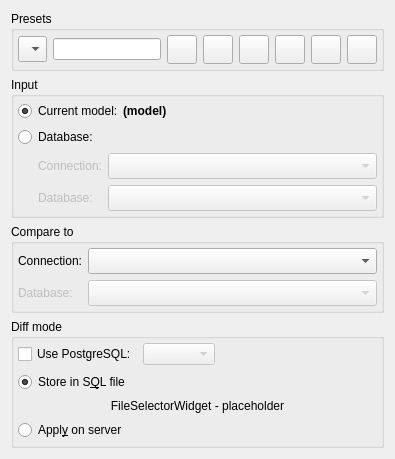
            <widget class="QWidget" name="layoutWidget">
             <layout class="QVBoxLayout" name="verticalLayout_6">
              <item>
               <widget class="QGroupBox" name="presets_gb">
                <property name="sizePolicy">
                 <sizepolicy hsizetype="Expanding" vsizetype="Preferred">
                  <horstretch>0</horstretch>
                  <verstretch>0</verstretch>
                 </sizepolicy>
                </property>
                <property name="minimumSize">
                 <size>
                  <width>0</width>
                  <height>0</height>
                 </size>
                </property>
                <property name="title">
                 <string>Presets</string>
                </property>
                <property name="flat">
                 <bool>false</bool>
                </property>
                <property name="checkable">
                 <bool>false</bool>
                </property>
                <layout class="QVBoxLayout" name="verticalLayout_8">
                 <property name="leftMargin">
                  <number>4</number>
                 </property>
                 <property name="topMargin">
                  <number>4</number>
                 </property>
                 <property name="rightMargin">
                  <number>4</number>
                 </property>
                 <property name="bottomMargin">
                  <number>4</number>
                 </property>
                 <item>
                  <layout class="QHBoxLayout" name="horizontalLayout_6">
                   <property name="spacing">
                    <number>6</number>
                   </property>
                   <item>
                    <widget class="QComboBox" name="presets_cmb">
                     <property name="sizePolicy">
                      <sizepolicy hsizetype="Preferred" vsizetype="Fixed">
                       <horstretch>0</horstretch>
                       <verstretch>0</verstretch>
                      </sizepolicy>
                     </property>
                     <property name="insertPolicy">
                      <enum>QComboBox::InsertAtBottom</enum>
                     </property>
                     <property name="sizeAdjustPolicy">
                      <enum>QComboBox::AdjustToMinimumContentsLengthWithIcon</enum>
                     </property>
                     <property name="iconSize">
                      <size>
                       <width>18</width>
                       <height>18</height>
                      </size>
                     </property>
                    </widget>
                   </item>
                   <item>
                    <widget class="QLineEdit" name="preset_name_edt"/>
                   </item>
                   <item>
                    <widget class="QToolButton" name="new_preset_tb">
                     <property name="enabled">
                      <bool>true</bool>
                     </property>
                     <property name="toolTip">
                      <string>Add new preset</string>
                     </property>
                     <property name="text">
                      <string/>
                     </property>
                     <property name="icon">
                      <iconset resource="../res/resources.qrc">
                       <normaloff>:/icones/icones/novo.png</normaloff>:/icones/icones/novo.png</iconset>
                     </property>
                     <property name="iconSize">
                      <size>
                       <width>22</width>
                       <height>22</height>
                      </size>
                     </property>
                     <property name="shortcut">
                      <string>Ins</string>
                     </property>
                    </widget>
                   </item>
                   <item>
                    <widget class="QToolButton" name="edit_preset_tb">
                     <property name="enabled">
                      <bool>true</bool>
                     </property>
                     <property name="toolTip">
                      <string>Edit preset name</string>
                     </property>
                     <property name="text">
                      <string/>
                     </property>
                     <property name="icon">
                      <iconset resource="../res/resources.qrc">
                       <normaloff>:/icones/icones/editar.png</normaloff>:/icones/icones/editar.png</iconset>
                     </property>
                     <property name="iconSize">
                      <size>
                       <width>22</width>
                       <height>22</height>
                      </size>
                     </property>
                     <property name="shortcut">
                      <string>Ctrl+E</string>
                     </property>
                    </widget>
                   </item>
                   <item>
                    <widget class="QToolButton" name="save_preset_tb">
                     <property name="enabled">
                      <bool>true</bool>
                     </property>
                     <property name="toolTip">
                      <string>Save preset</string>
                     </property>
                     <property name="text">
                      <string/>
                     </property>
                     <property name="icon">
                      <iconset resource="../res/resources.qrc">
                       <normaloff>:/icones/icones/salvar.png</normaloff>:/icones/icones/salvar.png</iconset>
                     </property>
                     <property name="iconSize">
                      <size>
                       <width>22</width>
                       <height>22</height>
                      </size>
                     </property>
                     <property name="shortcut">
                      <string>Ctrl+S</string>
                     </property>
                    </widget>
                   </item>
                   <item>
                    <widget class="QToolButton" name="cancel_preset_edit_tb">
                     <property name="enabled">
                      <bool>true</bool>
                     </property>
                     <property name="toolTip">
                      <string>Cancel operation on the preset</string>
                     </property>
                     <property name="text">
                      <string/>
                     </property>
                     <property name="icon">
                      <iconset resource="../res/resources.qrc">
                       <normaloff>:/icones/icones/fechar1.png</normaloff>:/icones/icones/fechar1.png</iconset>
                     </property>
                     <property name="iconSize">
                      <size>
                       <width>22</width>
                       <height>22</height>
                      </size>
                     </property>
                     <property name="shortcut">
                      <string>Esc</string>
                     </property>
                    </widget>
                   </item>
                   <item>
                    <widget class="QToolButton" name="remove_preset_tb">
                     <property name="enabled">
                      <bool>true</bool>
                     </property>
                     <property name="toolTip">
                      <string>Delete the selected preset</string>
                     </property>
                     <property name="text">
                      <string/>
                     </property>
                     <property name="icon">
                      <iconset resource="../res/resources.qrc">
                       <normaloff>:/icones/icones/excluir.png</normaloff>:/icones/icones/excluir.png</iconset>
                     </property>
                     <property name="iconSize">
                      <size>
                       <width>22</width>
                       <height>22</height>
                      </size>
                     </property>
                     <property name="shortcut">
                      <string>Del</string>
                     </property>
                    </widget>
                   </item>
                   <item>
                    <widget class="QToolButton" name="default_presets_tb">
                     <property name="enabled">
                      <bool>true</bool>
                     </property>
                     <property name="toolTip">
                      <string>Restore the default presets</string>
                     </property>
                     <property name="text">
                      <string/>
                     </property>
                     <property name="icon">
                      <iconset resource="../res/resources.qrc">
                       <normaloff>:/icones/icones/atualizar.png</normaloff>:/icones/icones/atualizar.png</iconset>
                     </property>
                     <property name="iconSize">
                      <size>
                       <width>22</width>
                       <height>22</height>
                      </size>
                     </property>
                     <property name="shortcut">
                      <string>Ctrl+R</string>
                     </property>
                    </widget>
                   </item>
                  </layout>
                 </item>
                </layout>
               </widget>
              </item>
              <item>
               <widget class="QGroupBox" name="groupBox_2">
                <property name="sizePolicy">
                 <sizepolicy hsizetype="Expanding" vsizetype="Preferred">
                  <horstretch>0</horstretch>
                  <verstretch>0</verstretch>
                 </sizepolicy>
                </property>
                <property name="minimumSize">
                 <size>
                  <width>0</width>
                  <height>0</height>
                 </size>
                </property>
                <property name="title">
                 <string>Input</string>
                </property>
                <property name="flat">
                 <bool>false</bool>
                </property>
                <property name="checkable">
                 <bool>false</bool>
                </property>
                <layout class="QVBoxLayout" name="verticalLayout_7">
                 <property name="leftMargin">
                  <number>4</number>
                 </property>
                 <property name="topMargin">
                  <number>4</number>
                 </property>
                 <property name="rightMargin">
                  <number>4</number>
                 </property>
                 <property name="bottomMargin">
                  <number>4</number>
                 </property>
                 <item>
                  <layout class="QHBoxLayout" name="horizontalLayout_3">
                   <property name="spacing">
                    <number>0</number>
                   </property>
                   <item>
                    <widget class="QRadioButton" name="src_model_rb">
                     <property name="sizePolicy">
                      <sizepolicy hsizetype="Preferred" vsizetype="Fixed">
                       <horstretch>0</horstretch>
                       <verstretch>0</verstretch>
                      </sizepolicy>
                     </property>
                     <property name="text">
                      <string>Current model:</string>
                     </property>
                     <property name="checked">
                      <bool>true</bool>
                     </property>
                    </widget>
                   </item>
                   <item>
                    <widget class="QLabel" name="src_model_name_lbl">
                     <property name="sizePolicy">
                      <sizepolicy hsizetype="Expanding" vsizetype="Preferred">
                       <horstretch>0</horstretch>
                       <verstretch>0</verstretch>
                      </sizepolicy>
                     </property>
                     <property name="font">
                      <font>
                       <weight>75</weight>
                       <italic>false</italic>
                       <bold>true</bold>
                      </font>
                     </property>
                     <property name="text">
                      <string>(model)</string>
                     </property>
                     <property name="textInteractionFlags">
                      <set>Qt::TextSelectableByKeyboard|Qt::TextSelectableByMouse</set>
                     </property>
                    </widget>
                   </item>
                  </layout>
                 </item>
                 <item>
                  <widget class="QRadioButton" name="src_database_rb">
                   <property name="minimumSize">
                    <size>
                     <width>0</width>
                     <height>0</height>
                    </size>
                   </property>
                   <property name="text">
                    <string>Database:</string>
                   </property>
                  </widget>
                 </item>
                 <item>
                  <widget class="QWidget" name="src_database_wgt" native="true">
                   <property name="enabled">
                    <bool>false</bool>
                   </property>
                   <property name="minimumSize">
                    <size>
                     <width>50</width>
                     <height>30</height>
                    </size>
                   </property>
                   <layout class="QGridLayout" name="gridLayout_13">
                    <property name="leftMargin">
                     <number>20</number>
                    </property>
                    <property name="topMargin">
                     <number>0</number>
                    </property>
                    <property name="rightMargin">
                     <number>0</number>
                    </property>
                    <property name="bottomMargin">
                     <number>0</number>
                    </property>
                    <item row="0" column="0">
                     <widget class="QLabel" name="src_connection_lbl">
                      <property name="enabled">
                       <bool>false</bool>
                      </property>
                      <property name="text">
                       <string>Connection:</string>
                      </property>
                     </widget>
                    </item>
                    <item row="0" column="1">
                     <widget class="QComboBox" name="src_connections_cmb">
                      <property name="enabled">
                       <bool>false</bool>
                      </property>
                      <property name="sizePolicy">
                       <sizepolicy hsizetype="Expanding" vsizetype="Fixed">
                        <horstretch>0</horstretch>
                        <verstretch>0</verstretch>
                       </sizepolicy>
                      </property>
                      <property name="sizeAdjustPolicy">
                       <enum>QComboBox::AdjustToMinimumContentsLengthWithIcon</enum>
                      </property>
                      <property name="iconSize">
                       <size>
                        <width>18</width>
                        <height>18</height>
                       </size>
                      </property>
                     </widget>
                    </item>
                    <item row="1" column="0">
                     <widget class="QLabel" name="src_database_lbl">
                      <property name="enabled">
                       <bool>false</bool>
                      </property>
                      <property name="sizePolicy">
                       <sizepolicy hsizetype="Minimum" vsizetype="Preferred">
                        <horstretch>0</horstretch>
                        <verstretch>0</verstretch>
                       </sizepolicy>
                      </property>
                      <property name="text">
                       <string>Database:</string>
                      </property>
                      <property name="indent">
                       <number>-1</number>
                      </property>
                     </widget>
                    </item>
                    <item row="1" column="1">
                     <widget class="QComboBox" name="src_database_cmb">
                      <property name="enabled">
                       <bool>false</bool>
                      </property>
                      <property name="sizePolicy">
                       <sizepolicy hsizetype="Expanding" vsizetype="Fixed">
                        <horstretch>0</horstretch>
                        <verstretch>0</verstretch>
                       </sizepolicy>
                      </property>
                      <property name="sizeAdjustPolicy">
                       <enum>QComboBox::AdjustToMinimumContentsLengthWithIcon</enum>
                      </property>
                      <property name="iconSize">
                       <size>
                        <width>18</width>
                        <height>18</height>
                       </size>
                      </property>
                     </widget>
                    </item>
                   </layout>
                  </widget>
                 </item>
                </layout>
               </widget>
              </item>
              <item>
               <widget class="QGroupBox" name="groupBox">
                <property name="sizePolicy">
                 <sizepolicy hsizetype="Expanding" vsizetype="Preferred">
                  <horstretch>0</horstretch>
                  <verstretch>0</verstretch>
                 </sizepolicy>
                </property>
                <property name="minimumSize">
                 <size>
                  <width>0</width>
                  <height>0</height>
                 </size>
                </property>
                <property name="title">
                 <string>Compare to</string>
                </property>
                <layout class="QGridLayout" name="gridLayout_11">
                 <property name="leftMargin">
                  <number>4</number>
                 </property>
                 <property name="topMargin">
                  <number>4</number>
                 </property>
                 <property name="rightMargin">
                  <number>4</number>
                 </property>
                 <property name="bottomMargin">
                  <number>4</number>
                 </property>
                 <item row="0" column="0">
                  <widget class="QLabel" name="connection_lbl">
                   <property name="text">
                    <string>Connection:</string>
                   </property>
                  </widget>
                 </item>
                 <item row="0" column="1">
                  <widget class="QComboBox" name="connections_cmb">
                   <property name="sizePolicy">
                    <sizepolicy hsizetype="Expanding" vsizetype="Fixed">
                     <horstretch>0</horstretch>
                     <verstretch>0</verstretch>
                    </sizepolicy>
                   </property>
                   <property name="sizeAdjustPolicy">
                    <enum>QComboBox::AdjustToMinimumContentsLengthWithIcon</enum>
                   </property>
                   <property name="iconSize">
                    <size>
                     <width>18</width>
                     <height>18</height>
                    </size>
                   </property>
                  </widget>
                 </item>
                 <item row="1" column="0">
                  <widget class="QLabel" name="database_lbl">
                   <property name="enabled">
                    <bool>false</bool>
                   </property>
                   <property name="sizePolicy">
                    <sizepolicy hsizetype="Minimum" vsizetype="Preferred">
                     <horstretch>0</horstretch>
                     <verstretch>0</verstretch>
                    </sizepolicy>
                   </property>
                   <property name="text">
                    <string>Database:</string>
                   </property>
                   <property name="indent">
                    <number>-1</number>
                   </property>
                  </widget>
                 </item>
                 <item row="1" column="1">
                  <widget class="QComboBox" name="database_cmb">
                   <property name="enabled">
                    <bool>false</bool>
                   </property>
                   <property name="sizePolicy">
                    <sizepolicy hsizetype="Expanding" vsizetype="Fixed">
                     <horstretch>0</horstretch>
                     <verstretch>0</verstretch>
                    </sizepolicy>
                   </property>
                   <property name="sizeAdjustPolicy">
                    <enum>QComboBox::AdjustToMinimumContentsLengthWithIcon</enum>
                   </property>
                   <property name="iconSize">
                    <size>
                     <width>18</width>
                     <height>18</height>
                    </size>
                   </property>
                  </widget>
                 </item>
                </layout>
               </widget>
              </item>
              <item>
               <widget class="QGroupBox" name="groupBox_3">
                <property name="sizePolicy">
                 <sizepolicy hsizetype="Expanding" vsizetype="Preferred">
                  <horstretch>0</horstretch>
                  <verstretch>0</verstretch>
                 </sizepolicy>
                </property>
                <property name="title">
                 <string>Diff mode</string>
                </property>
                <layout class="QVBoxLayout" name="verticalLayout">
                 <property name="leftMargin">
                  <number>4</number>
                 </property>
                 <property name="topMargin">
                  <number>4</number>
                 </property>
                 <property name="rightMargin">
                  <number>4</number>
                 </property>
                 <property name="bottomMargin">
                  <number>4</number>
                 </property>
                 <item>
                  <layout class="QHBoxLayout" name="horizontalLayout_17">
                   <item>
                    <widget class="QCheckBox" name="pgsql_ver_chk">
                     <property name="statusTip">
                      <string>Override the PostgreSQL version when generating the diff code. The default is to use the same version as the input database (detected automatically).</string>
                     </property>
                     <property name="text">
                      <string>Use PostgreSQL:</string>
                     </property>
                    </widget>
                   </item>
                   <item>
                    <widget class="QComboBox" name="pgsql_ver_cmb">
                     <property name="enabled">
                      <bool>false</bool>
                     </property>
                     <property name="statusTip">
                      <string/>
                     </property>
                    </widget>
                   </item>
                   <item>
                    <widget class="QWidget" name="pgsql_ver_hint" native="true">
                     <property name="sizePolicy">
                      <sizepolicy hsizetype="Fixed" vsizetype="Fixed">
                       <horstretch>0</horstretch>
                       <verstretch>0</verstretch>
                      </sizepolicy>
                     </property>
                     <property name="minimumSize">
                      <size>
                       <width>22</width>
                       <height>22</height>
                      </size>
                     </property>
                     <property name="maximumSize">
                      <size>
                       <width>22</width>
                       <height>22</height>
                      </size>
                     </property>
                    </widget>
                   </item>
                   <item>
                    <spacer name="horizontalSpacer_4">
                     <property name="orientation">
                      <enum>Qt::Horizontal</enum>
                     </property>
                     <property name="sizeHint" stdset="0">
                      <size>
                       <width>40</width>
                       <height>20</height>
                      </size>
                     </property>
                    </spacer>
                   </item>
                  </layout>
                 </item>
                 <item>
                  <layout class="QGridLayout" name="gridLayout">
                   <item row="0" column="2">
                    <spacer name="horizontalSpacer_2">
                     <property name="orientation">
                      <enum>Qt::Horizontal</enum>
                     </property>
                     <property name="sizeHint" stdset="0">
                      <size>
                       <width>40</width>
                       <height>20</height>
                      </size>
                     </property>
                    </spacer>
                   </item>
                   <item row="0" column="0">
                    <widget class="QRadioButton" name="store_in_file_rb">
                     <property name="sizePolicy">
                      <sizepolicy hsizetype="Fixed" vsizetype="Fixed">
                       <horstretch>0</horstretch>
                       <verstretch>0</verstretch>
                      </sizepolicy>
                     </property>
                     <property name="minimumSize">
                      <size>
                       <width>125</width>
                       <height>0</height>
                      </size>
                     </property>
                     <property name="statusTip">
                      <string>Compares the model and the input database storing the diff in a SQL file for later usage.</string>
                     </property>
                     <property name="text">
                      <string>Store in S&amp;QL file</string>
                     </property>
                     <property name="checked">
                      <bool>true</bool>
                     </property>
                    </widget>
                   </item>
                   <item row="1" column="0" colspan="3">
                    <widget class="QLabel" name="label_2">
                     <property name="text">
                      <string>FileSelectorWidget - placeholder</string>
                     </property>
                     <property name="alignment">
                      <set>Qt::AlignCenter</set>
                     </property>
                    </widget>
                   </item>
                   <item row="0" column="1">
                    <widget class="QWidget" name="store_in_file_hint" native="true">
                     <property name="sizePolicy">
                      <sizepolicy hsizetype="Fixed" vsizetype="Fixed">
                       <horstretch>0</horstretch>
                       <verstretch>0</verstretch>
                      </sizepolicy>
                     </property>
                     <property name="minimumSize">
                      <size>
                       <width>22</width>
                       <height>22</height>
                      </size>
                     </property>
                     <property name="maximumSize">
                      <size>
                       <width>22</width>
                       <height>22</height>
                      </size>
                     </property>
                    </widget>
                   </item>
                  </layout>
                 </item>
                 <item>
                  <layout class="QHBoxLayout" name="horizontalLayout_8">
                   <item>
                    <widget class="QRadioButton" name="apply_on_server_rb">
                     <property name="enabled">
                      <bool>true</bool>
                     </property>
                     <property name="sizePolicy">
                      <sizepolicy hsizetype="Fixed" vsizetype="Fixed">
                       <horstretch>0</horstretch>
                       <verstretch>0</verstretch>
                      </sizepolicy>
                     </property>
                     <property name="minimumSize">
                      <size>
                       <width>125</width>
                       <height>0</height>
                      </size>
                     </property>
                     <property name="statusTip">
                      <string>Compares the model and the input database generating a diff and applying it directly to the latter. &lt;strong&gt;WARNING:&lt;/strong&gt; this mode causes irreversible changes on the database and in case of failure the original structure is not restored, so make sure to have a backup before proceed.</string>
                     </property>
                     <property name="text">
                      <string>Appl&amp;y on server</string>
                     </property>
                     <property name="checked">
                      <bool>false</bool>
                     </property>
                    </widget>
                   </item>
                   <item>
                    <widget class="QWidget" name="apply_on_server_hint" native="true">
                     <property name="sizePolicy">
                      <sizepolicy hsizetype="Fixed" vsizetype="Fixed">
                       <horstretch>0</horstretch>
                       <verstretch>0</verstretch>
                      </sizepolicy>
                     </property>
                     <property name="minimumSize">
                      <size>
                       <width>22</width>
                       <height>22</height>
                      </size>
                     </property>
                     <property name="maximumSize">
                      <size>
                       <width>22</width>
                       <height>22</height>
                      </size>
                     </property>
                    </widget>
                   </item>
                   <item>
                    <spacer name="horizontalSpacer_3">
                     <property name="orientation">
                      <enum>Qt::Horizontal</enum>
                     </property>
                     <property name="sizeHint" stdset="0">
                      <size>
                       <width>40</width>
                       <height>20</height>
                      </size>
                     </property>
                    </spacer>
                   </item>
                  </layout>
                 </item>
                </layout>
               </widget>
              </item>
              <item>
               <spacer name="verticalSpacer_2">
                <property name="orientation">
                 <enum>Qt::Vertical</enum>
                </property>
                <property name="sizeHint" stdset="0">
                 <size>
                  <width>0</width>
                  <height>0</height>
                 </size>
                </property>
               </spacer>
              </item>
             </layout>
            </widget>
